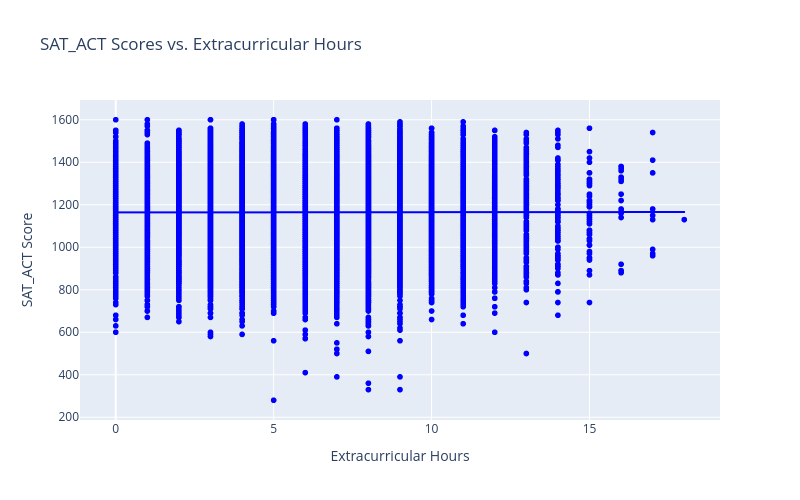

This figure's notebook cell:
### Code cell
# Plotly Scatter
# Step 1: Create a scatter plot with a trendline
fig = px.scatter(
    df,
    x='Extracurricular_Hours',
    y='SAT_ACT',
    trendline='ols',
    color_discrete_sequence=['blue'],
    title='SAT_ACT Scores vs. Extracurricular Hours',
    width=800,
    height=500
)

# Step 2: Add axis labels
fig.update_layout(
    xaxis_title='Extracurricular Hours',
    yaxis_title='SAT_ACT Score'
)

# Step 3: Display the scatter plot
fig.show()

### Figure 1 — Plotly figure (JSON) as saved in the notebook; plotly's stock layout.template omitted (floating-point values rounded to 4 significant figures; data arrays with more than 128 entries replaced by an {"elided": "..."} marker saying what was removed)
{"data": [{"hovertemplate": "Extracurricular_Hours=%{x}<br>SAT_ACT=%{y}<extra></extra>", "legendgroup": "", "marker": {"color": "blue", "symbol": "circle"}, "mode": "markers", "name": "", "showlegend": false, "x": {"elided": "17339 int values"}, "xaxis": "x", "y": {"elided": "17339 int values"}, "yaxis": "y", "type": "scattergl"}, {"hovertemplate": "<b>OLS trendline</b><br>SAT_ACT = 0.106611 * Extracurricular_Hours + 1163.93<br>R<sup>2</sup>=0.000004<br><br>Extracurricular_Hours=%{x}<br>SAT_ACT=%{y} <b>(trend)</b><extra></extra>", "legendgroup": "", "marker": {"color": "blue", "symbol": "circle"}, "mode": "lines", "name": "", "showlegend": false, "x": {"elided": "17339 int values"}, "xaxis": "x", "y": {"elided": "17339 float values"}, "yaxis": "y", "type": "scattergl"}], "layout": {"xaxis": {"anchor": "y", "domain": [0.0, 1.0], "title": {"text": "Extracurricular Hours"}}, "yaxis": {"anchor": "x", "domain": [0.0, 1.0], "title": {"text": "SAT_ACT Score"}}, "legend": {"tracegroupgap": 0}, "title": {"text": "SAT_ACT Scores vs. Extracurricular Hours"}, "height": 500, "width": 800}}
